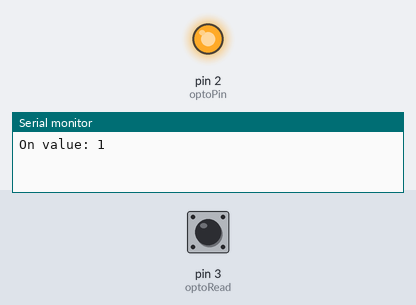
Bench run of a sketch on a simulated Arduino Uno, built with avr-gcc and run on an emulated ATmega328P. Shown: output pins drawn as LEDs (lit = HIGH), the last lines printed to the serial monitor. The inputs (shaded band) are chosen by the test bench; at power-on: pin 3 (optoRead) HIGH.

Above: at 1.5 s.
At 4.5 s:
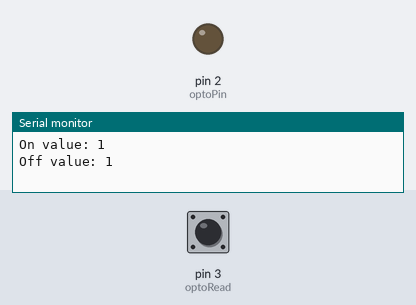
Timing chart, 0 to 7.8 s (numbered marks = the images above):
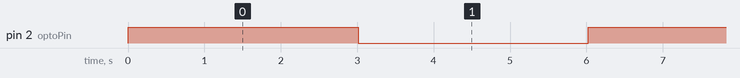

The sketch:

optocoupler.ino
```cpp
const int optoPin = 2;
const int optoRead = 3;
int setting = 0;

void setup() {
  pinMode(optoPin, OUTPUT);
  pinMode(optoRead, INPUT_PULLUP);
  Serial.begin(9600);
}

void loop() {
  digitalWrite(optoPin, HIGH);
  delay(10);
  setting = digitalRead(optoRead);
  Serial.print("On value: ");
  Serial.println(setting);

  delay(3000);
  digitalWrite(optoPin, LOW);
  delay(10);
  setting = digitalRead(optoRead);
  Serial.print("Off value: ");
  Serial.println(setting);

  delay(3000);
}
```

Measured:
- by itself, pin 2 (optoPin): alternates HIGH for 3.0 s and LOW for 3.0 s
